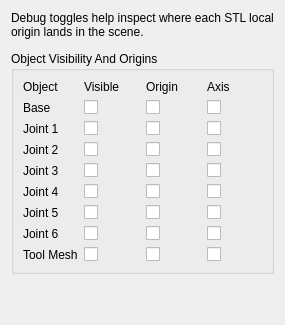
           <widget class="QWidget" name="debugTab">
            <attribute name="title">
             <string>Debug</string>
            </attribute>
            <layout class="QVBoxLayout" name="debugTabLayout">
             <property name="spacing">
              <number>12</number>
             </property>
             <item>
              <widget class="QLabel" name="debugHintLabel">
               <property name="text">
                <string>Debug toggles help inspect where each STL local origin lands in the scene.</string>
               </property>
               <property name="wordWrap">
                <bool>true</bool>
               </property>
              </widget>
             </item>
             <item>
              <widget class="QGroupBox" name="debugObjectsGroupBox">
               <property name="title">
                <string>Object Visibility And Origins</string>
               </property>
               <layout class="QGridLayout" name="debugObjectsGridLayout">
                <item row="0" column="0">
                 <widget class="QLabel" name="debugObjectHeaderLabel">
                  <property name="text">
                   <string>Object</string>
                  </property>
                 </widget>
                </item>
                <item row="0" column="1">
                 <widget class="QLabel" name="debugVisibleHeaderLabel">
                  <property name="text">
                   <string>Visible</string>
                  </property>
                 </widget>
                </item>
                <item row="0" column="2">
                 <widget class="QLabel" name="debugOriginHeaderLabel">
                  <property name="text">
                   <string>Origin</string>
                  </property>
                 </widget>
                </item>
                <item row="0" column="3">
                 <widget class="QLabel" name="debugAxisHeaderLabel">
                  <property name="text">
                   <string>Axis</string>
                  </property>
                 </widget>
                </item>
                <item row="1" column="0">
                 <widget class="QLabel" name="baseDebugLabel">
                  <property name="text">
                   <string>Base</string>
                  </property>
                 </widget>
                </item>
                <item row="1" column="1">
                 <widget class="QCheckBox" name="baseVisibleCheckBox">
                  <property name="text">
                   <string/>
                  </property>
                 </widget>
                </item>
                <item row="1" column="2">
                 <widget class="QCheckBox" name="baseOriginCheckBox">
                  <property name="text">
                   <string/>
                  </property>
                 </widget>
                </item>
                <item row="1" column="3">
                 <widget class="QCheckBox" name="baseAxisCheckBox">
                  <property name="text">
                   <string/>
                  </property>
                 </widget>
                </item>
                <item row="2" column="0">
                 <widget class="QLabel" name="j1DebugLabel">
                  <property name="text">
                   <string>Joint 1</string>
                  </property>
                 </widget>
                </item>
                <item row="2" column="1">
                 <widget class="QCheckBox" name="j1VisibleCheckBox">
                  <property name="text">
                   <string/>
                  </property>
                 </widget>
                </item>
                <item row="2" column="2">
                 <widget class="QCheckBox" name="j1OriginCheckBox">
                  <property name="text">
                   <string/>
                  </property>
                 </widget>
                </item>
                <item row="2" column="3">
                 <widget class="QCheckBox" name="j1AxisCheckBox">
                  <property name="text">
                   <string/>
                  </property>
                 </widget>
                </item>
                <item row="3" column="0">
                 <widget class="QLabel" name="j2DebugLabel">
                  <property name="text">
                   <string>Joint 2</string>
                  </property>
                 </widget>
                </item>
                <item row="3" column="1">
                 <widget class="QCheckBox" name="j2VisibleCheckBox">
                  <property name="text">
                   <string/>
                  </property>
                 </widget>
                </item>
                <item row="3" column="2">
                 <widget class="QCheckBox" name="j2OriginCheckBox">
                  <property name="text">
                   <string/>
                  </property>
                 </widget>
                </item>
                <item row="3" column="3">
                 <widget class="QCheckBox" name="j2AxisCheckBox">
                  <property name="text">
                   <string/>
                  </property>
                 </widget>
                </item>
                <item row="4" column="0">
                 <widget class="QLabel" name="j3DebugLabel">
                  <property name="text">
                   <string>Joint 3</string>
                  </property>
                 </widget>
                </item>
                <item row="4" column="1">
                 <widget class="QCheckBox" name="j3VisibleCheckBox">
                  <property name="text">
                   <string/>
                  </property>
                 </widget>
                </item>
                <item row="4" column="2">
                 <widget class="QCheckBox" name="j3OriginCheckBox">
                  <property name="text">
                   <string/>
                  </property>
                 </widget>
                </item>
                <item row="4" column="3">
                 <widget class="QCheckBox" name="j3AxisCheckBox">
                  <property name="text">
                   <string/>
                  </property>
                 </widget>
                </item>
                <item row="5" column="0">
                 <widget class="QLabel" name="j4DebugLabel">
                  <property name="text">
                   <string>Joint 4</string>
                  </property>
                 </widget>
                </item>
                <item row="5" column="1">
                 <widget class="QCheckBox" name="j4VisibleCheckBox">
                  <property name="text">
                   <string/>
                  </property>
                 </widget>
                </item>
                <item row="5" column="2">
                 <widget class="QCheckBox" name="j4OriginCheckBox">
                  <property name="text">
                   <string/>
                  </property>
                 </widget>
                </item>
                <item row="5" column="3">
                 <widget class="QCheckBox" name="j4AxisCheckBox">
                  <property name="text">
                   <string/>
                  </property>
                 </widget>
                </item>
                <item row="6" column="0">
                 <widget class="QLabel" name="j5DebugLabel">
                  <property name="text">
                   <string>Joint 5</string>
                  </property>
                 </widget>
                </item>
                <item row="6" column="1">
                 <widget class="QCheckBox" name="j5VisibleCheckBox">
                  <property name="text">
                   <string/>
                  </property>
                 </widget>
                </item>
                <item row="6" column="2">
                 <widget class="QCheckBox" name="j5OriginCheckBox">
                  <property name="text">
                   <string/>
                  </property>
                 </widget>
                </item>
                <item row="6" column="3">
                 <widget class="QCheckBox" name="j5AxisCheckBox">
                  <property name="text">
                   <string/>
                  </property>
                 </widget>
                </item>
                <item row="7" column="0">
                 <widget class="QLabel" name="j6DebugLabel">
                  <property name="text">
                   <string>Joint 6</string>
                  </property>
                 </widget>
                </item>
                <item row="7" column="1">
                 <widget class="QCheckBox" name="j6VisibleCheckBox">
                  <property name="text">
                   <string/>
                  </property>
                 </widget>
                </item>
                <item row="7" column="2">
                 <widget class="QCheckBox" name="j6OriginCheckBox">
                  <property name="text">
                   <string/>
                  </property>
                 </widget>
                </item>
                <item row="7" column="3">
                 <widget class="QCheckBox" name="j6AxisCheckBox">
                  <property name="text">
                   <string/>
                  </property>
                 </widget>
                </item>
                <item row="8" column="0">
                 <widget class="QLabel" name="toolDebugLabel">
                  <property name="text">
                   <string>Tool Mesh</string>
                  </property>
                 </widget>
                </item>
                <item row="8" column="1">
                 <widget class="QCheckBox" name="toolVisibleCheckBox">
                  <property name="text">
                   <string/>
                  </property>
                 </widget>
                </item>
                <item row="8" column="2">
                 <widget class="QCheckBox" name="toolOriginCheckBox">
                  <property name="text">
                   <string/>
                  </property>
                 </widget>
                </item>
                <item row="8" column="3">
                 <widget class="QCheckBox" name="toolAxisCheckBox">
                  <property name="text">
                   <string/>
                  </property>
                 </widget>
                </item>
               </layout>
              </widget>
             </item>
             <item>
              <spacer name="debugVerticalSpacer">
               <property name="orientation">
                <enum>Qt::Orientation::Vertical</enum>
               </property>
               <property name="sizeHint" stdset="0">
                <size>
                 <width>20</width>
                 <height>40</height>
                </size>
               </property>
              </spacer>
             </item>
            </layout>
           </widget>
